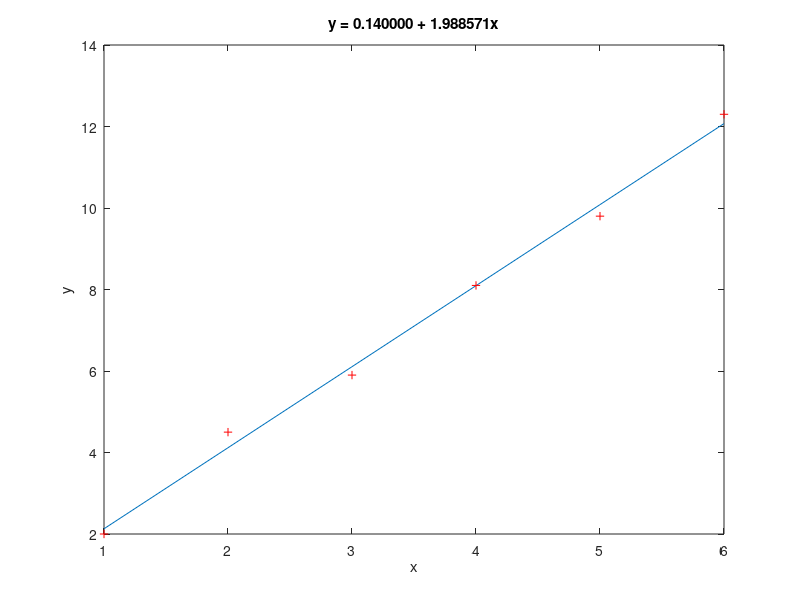

The MATLAB script that drew this image:

 
%Example 2: Write_a_program_for_least_square_polynomial_approximation_MATLAB

input = [...
  1, 2;...
  2, 4.5;...
  3, 5.9;...
  4, 8.1;...
  5, 9.8;...
  6, 12.3];
 
m = size(input, 1);
n = size(input, 2);
x = input(:,1:n-1);
y = input(:,n);
 
% The first column of matrix X is populated with ones,
% and the rest columns are the x columns of the input.
X = ones(m, n);
X(:,2:n) = input(:,1:n-1);
 
% Try to find the a that minimizes the least square error Xa - y.
% Project y onto the C(X) will give us b which is Xa.
 
% The relationship is X'Xa = X'b
 
% Use left division \ to solve the equation, which is equivalent
% to a = inverse(X'*X)*X'*y, but computationally cheaper.
a = (X' * X) \ (X' * y)
b = X*a
least_square_error = sum((b - y) .^ 2)
 
% Plot the best fit line.
plot(x, b);
title(sprintf('y = %f + %fx', a(1), a(2)));
xlabel('x');
ylabel('y');
 
hold on;
% Plot the input data.
plot(x, y, '+r');
hold off;
pause;
